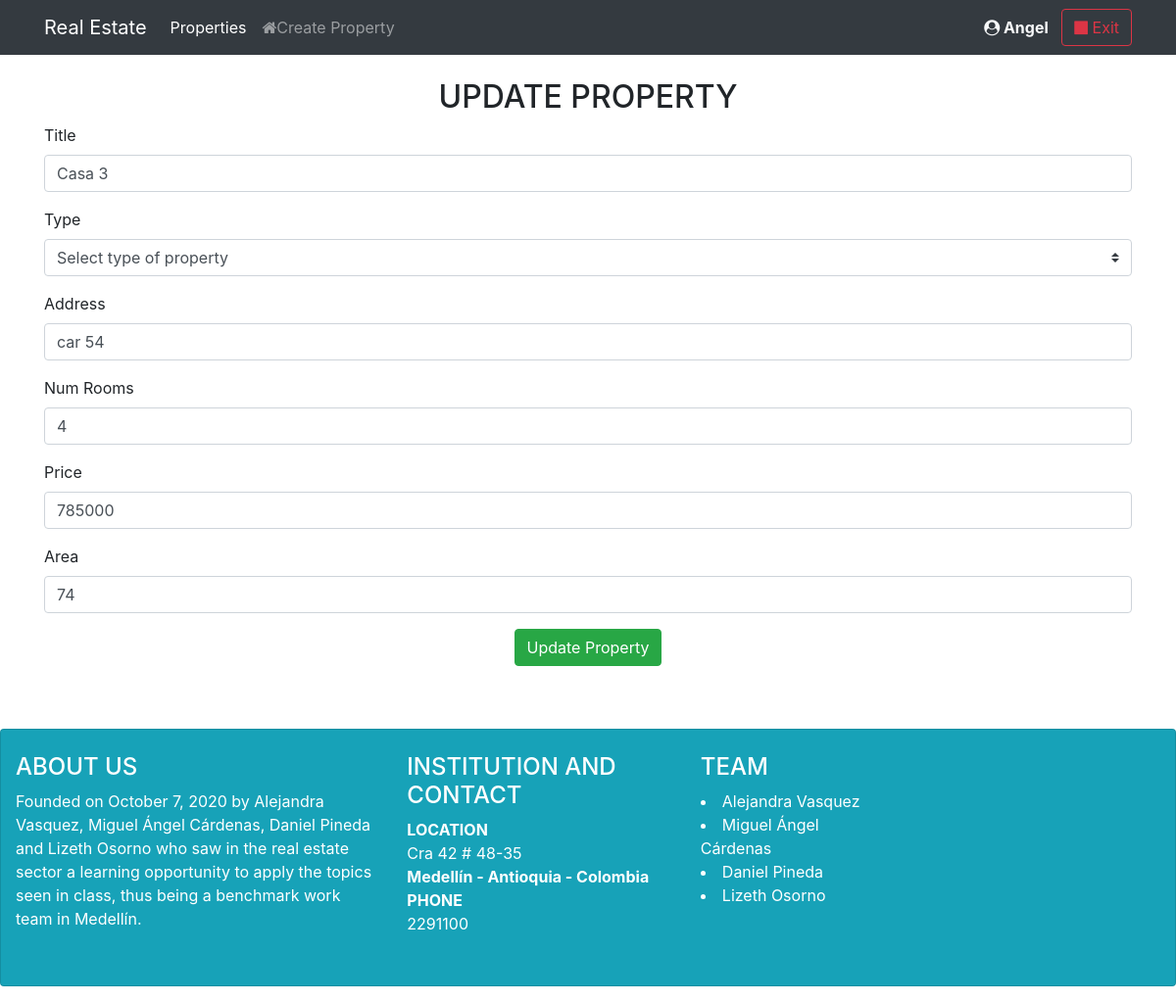
The app's page /EditProperties/edit?id=6 (signed in) with its own data.
### tables this page shows
CREATE TABLE `properties` (
  `id` int(11) NOT NULL,
  `title` varchar(100) NOT NULL,
  `type` varchar(10) NOT NULL,
  `address` varchar(100) NOT NULL,
  `rooms` int(2) NOT NULL,
  `price` int(11) NOT NULL,
  `area` int(11) NOT NULL,
  `id_user` int(11) NOT NULL
);

### application/controllers/EditProperties.php (called while the page is built, shortened)
<?php
class EditProperties extends CI_Controller {
    public function edit(){
        $id=$this->input->get('id');
        $properties = array('dataProperties'=> $this->EditPropertiesModel->Edit($id));
        $this->load->view('layouts/header_login');
        $this->load->view('editProperties', $properties);
        $this->load->view('layouts/footer');
    }
}

### index.php (called while the page is built, shortened)
<?php
require_once BASEPATH.'core/CodeIgniter.php';

### application/models/EditPropertiesModel.php (called while the page is built)
<?php
class EditPropertiesModel extends CI_Model {
	public function Edit($id){
		$response = $this->db->query("SELECT * FROM properties WHERE id=$id")->result();
		return $response[0];
	}
}
?>

### application/views/editProperties.php (the view, shortened to what this page needs)
<div class="text-center">
    <h2>UPDATE PROPERTY</h2>
</div>
<form action="<?php echo base_url() . "UpdateProperties/update?id=" . $dataProperties->id ?>" method="post">
    <div class="form-group">
        <label>Title</label>
        <input type="text" class="form-control" name="title" id="title" value ="<?php echo $dataProperties->title ?>">
    </div>
    <div class="form-group">
        <label>Type</label>
        <select name="type" class="custom-select" id="type" value ="<?php echo $dataProperties->type ?>">
            <option selected>Select type of property</option>
        </select>
    </div>
    <div class="form-group">
        <label>Address</label>
        <input type="text" class="form-control" name="address" id="address" value ="<?php echo $dataProperties->address ?>">
    </div>
    <div class="form-group">
        <label>Num Rooms</label>
        <input type="number" class="form-control" name="rooms" id="rooms" value ="<?php echo $dataProperties->rooms ?>">
    </div>
    <div class="form-group">
        <label>Price</label>
        <input type="number" class="form-control" name="price" id="price" value ="<?php echo $dataProperties->price ?>">
    </div>
    <div class="form-group">
        <label>Area</label>
        <input type="number" class="form-control" name="area" id="area" value ="<?php echo $dataProperties->area ?>">
    </div>
    <div class="form-group text-center">
        <button type="submit" class="btn btn-success">Update Property</button>
    </div>
</form>

### records on screen
properties: title "Casa 3", type "Select type of property", address "car 54", rooms "4", price "785000", area "74"

### other values on screen
$_SESSION['s_name'] "Angel"
